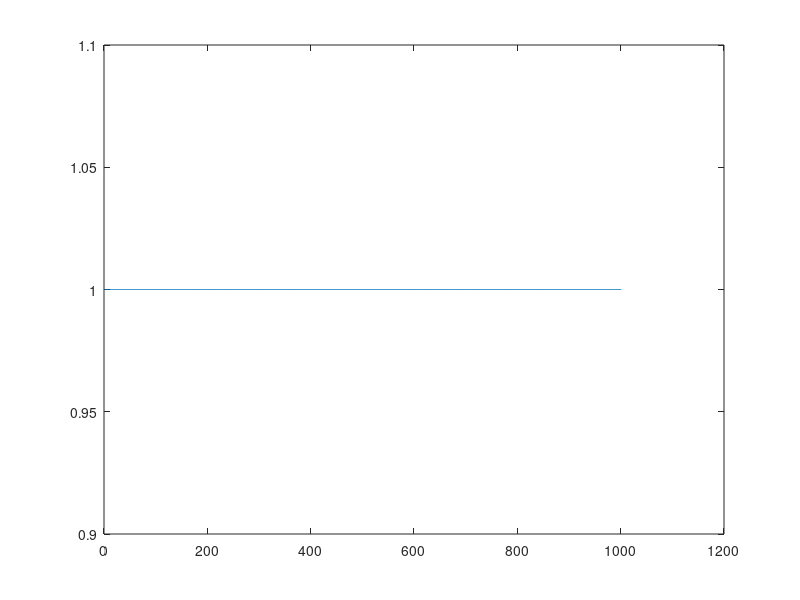

Here is the MATLAB script that generated this plot: (Note: this script raises an error after producing the figure.)
% Generates herding and sobol pseudosamples and independent random samples
% and saves samples_sobol, samples_herding, and samples_rand to file.
%
% This script should be run from the repository base directory and can be
% used to reproduce the Figure 3 experiment of icml.cc/2012/papers/683.pdf
% "On the Equivalence between Herding and Conditional Gradient Algorithms".
% The original code is due to Francis Bach et al.
clear all
seed=7;
randn('state',seed);
rand('state',seed);

% Set experiment parameters
% Derivative of function penalized in kernel
nu = 1;
% Number of summands appearing in distribution density
% d = 0 yields uniform distribution
d = 0;
% Number of candidate points from which herding selects pseudosamples
nsamp = 200;
% Number of samples / pseudosamples to draw
T=200;
% Number of times to repeat random sampling process
nrep = 50;

% kernel
switch nu
    case 1
        kernel = @(x,y) 1 * ( frac_dist(x,y).^2 - frac_dist(x,y) + 1/6 ) ;
        kernel_sf = @(n)  2 ./ ( 2*pi*n).^2 * 2;
    case 2
        kernel = @(x,y,n) -1 * ( frac_dist(x,y).^4 - 2*frac_dist(x,y).^3 + frac_dist(x,y).^2 -1/30 ) ;
        kernel_sf = @(n)  2 ./ ( 2*pi*n).^4 * 24;
    case 3

        kernel = @(x,y,n) 1 * (  frac_dist(x,y).^6 -3*frac_dist(x,y).^5 + 2.5*frac_dist(x,y).^4 -.5*frac_dist(x,y).^2+1/42   ) ;
        kernel_sf = @(n)  2 ./ ( 2*pi*n).^6 * 720;

    case 4
        kernel = @(x,y,n) -1  * (  frac_dist(x,y).^8 - 4* frac_dist(x,y).^7 + 14/3* frac_dist(x,y).^6 - 7/3* frac_dist(x,y).^4+2/3* frac_dist(x,y).^2 - 1/30)    ;
        kernel_sf = @(n)  2 ./ ( 2*pi*n).^8 * 40320;

    case 5
        kernel = @(x,y,n) - 1 * ( frac_dist(x,y).^16 -8*frac_dist(x,y).^15+20*frac_dist(x,y).^14-182/3*frac_dist(x,y).^12+572/3*frac_dist(x,y).^10-429*frac_dist(x,y).^8+1820/3*frac_dist(x,y).^6-1382/3*frac_dist(x,y).^4+140*frac_dist(x,y).^2-3617/510 );
        kernel_sf = @(n)  2 ./ ( 2*pi*n).^16 * factorial(16);

end
kernel_exp = @(x,d,alphasq,betasq) (   .5*(kernel_sf(1:2*d).*alphasq )*cos(2*pi*(1:2*d)'*x) +  .5*(kernel_sf(1:2*d).*betasq )*sin(2*pi*(1:2*d)'*x) )';
% distribution
alpha = randn(1,d);
beta = randn(1,d);
alphasq = zeros(1,2*d);
betasq = zeros(1,2*d);
cst = 0;
for i=1:d
    for j=1:d

        alphasq(i+j) = alphasq(i+j) + alpha(i)*alpha(j);
        if i~=j
            alphasq(abs(i-j)) = alphasq(abs(i-j)) + alpha(i)*alpha(j);
        else
            cst = cst + alpha(i)*alpha(j);
        end
        betasq(i+j) = betasq(i+j) + alpha(i)*beta(j);
        if i~=j
            betasq(abs(i-j)) = betasq(abs(i-j)) + sign(j-i)*alpha(i)*beta(j);
        end


        alphasq(i+j) = alphasq(i+j) - beta(i)*beta(j);
        if i~=j
            alphasq(abs(i-j)) = alphasq(abs(i-j)) + beta(i)*beta(j);
        else
            cst = cst + beta(i)*beta(j);
        end
        betasq(i+j) = betasq(i+j) + alpha(j)*beta(i);
        if i~=j
            betasq(abs(i-j)) = betasq(abs(i-j)) + sign(i-j)*alpha(j)*beta(i);
        end
    end
end
alphasq = alphasq/2;
betasq = betasq/2;
cst = cst/2;
alphasq = alphasq/cst;
betasq = betasq/cst;
cst=1;

plot(cst+(cos(2*pi*(1:2*d)'*(0:.001:1))'*alphasq' + sin(2*pi*(1:2*d)'*(0:.001:1))'*betasq'));

mutmu =  .25*sum( kernel_sf(1:2*d).*alphasq.^2 )  +  .25*sum( kernel_sf(1:2*d).*betasq.^2 );

switch 1
    case 1
        % importance weights (fast convergence)
        X = (0:nsamp-1)/nsamp;
        imp_weights = cst+(cos(2*pi*(1:2*d)'*X)'*alphasq' + sin(2*pi*(1:2*d)'*X)'*betasq');
        imp_weights = imp_weights / sum( imp_weights );


    case 2
        % sampling (sow convergence)
        krej = sum(abs(alphasq))+sum(abs(betasq))+cst;
        Y = rand(1,round(2*nsamp*krej));
        ind = rand(round(2*nsamp*krej),1) < ( cst+(cos(2*pi*(1:2*d)'*Y)'*alphasq' + sin(2*pi*(1:2*d)'*Y)'*betasq') ) / krej;
        X=Y(ind);
        X = X(1:nsamp);
        imp_weights = 1/nsamp * ones(nsamp,1);
        Xsamp = X;
end

K = zeros(length(X),length(X));
for i=1:length(X), K(:,i) = kernel(X,X(i)); end
[u,e] = eig( .5*(K+K'));
e = max(real(e),0);
ind = find( diag(e)>1e-16*sum(diag(e)));
PHI = u(:,ind) * sqrt(e(ind,ind));
PHI = PHI - repmat((PHI'*imp_weights)',size(PHI,1),1);


[a,b] = min( abs(X-0.5) );
starting_point = b;
% % % herding with line search
% % weights = 1;
% % indices = starting_point;
% % rhos = 1;
% % x = PHI(indices,:)'*weights;
% % values = .5 *  x'*x;
% % test_values = .5* ( mutmu + weights'*K(indices,indices)*weights - 2*kernel_exp(X(indices),d,alphasq,betasq)' * weights );
% % values_proj = values;
% % test_values_proj = test_values;
% % 
% % for t=1:T
% %     val = PHI * x;
% %     [a,b]  = min(val);
% %     x_new = PHI(b,:)';
% %     rho = (x'* x - x_new'* x) / ( ( x - x_new)' * (x-x_new) );
% %     % rho = 1/t;
% %     weights = [ weights * (1-rho); rho];
% %     indices = [ indices, b ];
% %     x = x + rho*(x_new-x);
% %     values = [ values, .5 * x'*x ];
% %     test_values = [test_values, .5* ( mutmu + weights'*K(indices,indices)*weights - 2*kernel_exp(X(indices),d,alphasq,betasq)' * weights ) ];
% %     % compute  true value with minormpoint
% %     [xproj,temp,indices_proj,weights_proj]   = minnormpoint(PHI(indices,:)',T*10,1e-16);
% %     values_proj = [ values_proj, .5 * xproj'*xproj ];
% %     test_values_proj = [test_values_proj, .5* ( mutmu + weights_proj'*K(indices(indices_proj),indices(indices_proj))*weights_proj - 2*kernel_exp(X(indices(indices_proj)),d,alphasq,betasq)' * weights_proj ) ];
% % 
% % end
% % 
% % test_values_ls = test_values;
% % values_ls = values;
% % test_values_proj_ls = test_values_proj;
% % values_proj_ls = values_proj;


% herding with no line search
weights = 1;
indices = starting_point;
rhos = 1;
x = PHI(indices,:)'*weights;
values = .5 *  x'*x;
test_values = .5* ( mutmu + weights'*K(indices,indices)*weights - 2*kernel_exp(X(indices),d,alphasq,betasq)' * weights );
values_proj = values;
test_values_proj = test_values;
for t=1:T
    val = PHI * x;
    [a,b]  = min(val);
    x_new = PHI(b,:)';
    % rho = (x'* x - x_new'* x) / ( ( x - x_new)' * (x-x_new) );
    rho = 1/t;
    weights = [ weights * (1-rho); rho];
    indices = [ indices, b ];
    x = x + rho*(x_new-x);
    values = [ values, .5 * x'*x ];
    test_values = [test_values, .5* ( mutmu + weights'*K(indices,indices)*weights - 2*kernel_exp(X(indices),d,alphasq,betasq)' * weights ) ];
    % compute  true value with minormpoint
    [xproj,temp,indices_proj,weights_proj]   = minnormpoint(PHI(indices,:)',T*10,1e-16);
    values_proj = [ values_proj, .5 * xproj'*xproj ];
    test_values_proj = [test_values_proj, .5* ( mutmu + weights_proj'*K(indices(indices_proj),indices(indices_proj))*weights_proj - 2*kernel_exp(X(indices(indices_proj)),d,alphasq,betasq)' * weights_proj ) ];

end
% Store herding samples
samples_herding = X(indices).';


values_nols = values;
test_values_nols = test_values;
test_values_proj_nols = test_values_proj;
values_proj_nols = values_proj;

% % % min-norm-point
% % [x,values_mnp,indices,weights,gaps,all_outputs]  = minnormpoint(PHI',T,1e-16, starting_point);
% % 
% % KK = PHI * PHI';
% % values_mnp_loc = [];
% % test_values_mnp_loc = [];
% % for i=1:length(all_outputs.indices)
% %     test_values_mnp_loc(i) =  .5* ( mutmu + all_outputs.weights{i}'*K(all_outputs.indices{i},all_outputs.indices{i})*all_outputs.weights{i} - 2*kernel_exp(X(all_outputs.indices{i}),d,alphasq,betasq)' * all_outputs.weights{i} ) ;
% %     values_mnp_loc(i) =  .5 * all_outputs.weights{i}'*KK(all_outputs.indices{i},all_outputs.indices{i})*all_outputs.weights{i};
% % end
% % % values_mnp_loc = [ values_mnp_loc, values_mnp_loc(end)*ones(1,length(values)-length(values_mnp_loc)) ];
% % % test_values_mnp_loc = [ test_values_mnp_loc, test_values_mnp_loc(end)*ones(1,length(values)-length(test_values_mnp_loc)) ];
% % 
% % values_mnp  = values_mnp_loc;
% % test_values_mnp  = test_values_mnp_loc;


%%%%%%%%%%%%%%%%%%%%%
% random sampling and best quadrature %
%%%%%%%%%%%%%%%%%%%%%
% Keep track of independent random samples
samples_independent = zeros(T+1,nrep);
for irep=1:nrep
    irep

    krej = sum(abs(alphasq))+sum(abs(betasq))+cst;
    Y = rand(1,round(2*(T+1)*krej));
    ind = rand(round(2*(T+1)*krej),1) < ( cst+(cos(2*pi*(1:2*d)'*Y)'*alphasq' + sin(2*pi*(1:2*d)'*Y)'*betasq') ) / krej;
    Xsamp = Y(ind);
    Xsamp = Xsamp(1:T+1);
    % Store random samples
    samples_independent(:,irep) = Xsamp;

    Ksamp = zeros(length(Xsamp),length(Xsamp));
    for i=1:length(Xsamp), Ksamp(:,i) = kernel(Xsamp,Xsamp(i)); end

    for i=1:T+1
        test_values_random_sampling(irep,i) = .5* ( mutmu + 1/i/i*sum(sum(Ksamp(1:i,1:i))) - 2/i*sum(kernel_exp(Xsamp(1:i),d,alphasq,betasq)) );

        q = kernel_exp(Xsamp(1:i),d,alphasq,betasq);
        Q = Ksamp(1:i,1:i) + mutmu -  q * ones(1,i) - ones(i,1) * q';
        [u,e] = eig( .5*(Q+Q'));
        e = max(real(e),0);
        ind = find( diag(e)>1e-16*sum(diag(e)));
        PHI = u(:,ind) * sqrt(e(ind,ind));
        [x,temp,indices,weights,gaps,all_outputs]  = minnormpoint(PHI',T*10,1e-16);

        test_values_random_sampling_proj(irep,i) = .5* ( mutmu + weights'*Ksamp(indices,indices)*weights - 2*kernel_exp(Xsamp(indices),d,alphasq,betasq)'* weights);

    end
end



%%%%%%%%%%%%%%%%%%%%%
% sobol sampling and best quadrature %
%%%%%%%%%%%%%%%%%%%%%
p = sobolset(1,'Skip',0,'Leap',1)
Xsamp = 2*p(1:T+1)';
coscdf =@(x,d,alphasq,betasq,cst) cst*x'+sin(2*pi*(1:2*d)'*x)'*(alphasq./(1:2*d)/2/pi)' + (-cos(2*pi*(1:2*d)'*x) +1)'*(betasq./(1:2*d)/2/pi)';
AA = 0:.001:1;
CC=coscdf(AA,d,alphasq,betasq,cst);
newsamp = zeros(1,T+1);
for i=1:T+1
    p = Xsamp(i);
    j=min(find(CC>p))-1;
    % between j and j+1
    j1 = AA(j);
    j2 = AA(j+1);
    for k=1:40
        p3 = coscdf((j1+j2)/2,d,alphasq,betasq,cst);
        if p3>p
            j2 = (j1+j2)/2;
        else
            j1 = (j1+j2)/2;
        end
    end
    newsamp(i) = (j1+j2)/2;
end
% Store sobol samples
samples_sobol = newsamp.';
Xsamp = newsamp;
Ksamp = zeros(length(Xsamp),length(Xsamp));
for i=1:length(Xsamp), Ksamp(:,i) = kernel(Xsamp,Xsamp(i)); end

for i=1:T+1
    imp_weights = ones(i,1)/i;

    test_values_sobol(i) = .5* ( mutmu + imp_weights'*Ksamp(1:i,1:i)*imp_weights - 2*kernel_exp(Xsamp(1:i),d,alphasq,betasq)'*imp_weights );

    q = kernel_exp(Xsamp(1:i),d,alphasq,betasq);
    Q = Ksamp(1:i,1:i) + mutmu -  q * ones(1,i) - ones(i,1) * q';
    [u,e] = eig( .5*(Q+Q'));
    e = max(real(e),0);
    ind = find( diag(e)>1e-16*sum(diag(e)));
    PHI = u(:,ind) * sqrt(e(ind,ind));
    [x,temp,indices,weights,gaps,all_outputs]  = minnormpoint(PHI',T*10,1e-16);

    test_values_sobol_proj(i) = .5* ( mutmu + weights'*Ksamp(indices,indices)*weights - 2*kernel_exp(Xsamp(indices),d,alphasq,betasq)'* weights);

end

plot(1:2:T+1,.5*log10( test_values_nols(1:2:end)),'b','linewidth',2); hold on;
% % plot(1:2:T+1,.5*log10(test_values_ls(1:2:end)),'r','linewidth',2);
% % plot(1:2:T+1,.5*log10(  test_values_proj_nols(1:2:end)),'b--','linewidth',2);
% % plot(1:2:T+1,.5*log10(  test_values_proj_ls(1:2:end)),'r--','linewidth',2);
% % plot(1:2:length(test_values_mnp),.5*log10(  test_values_mnp(1:2:end)+1e-16*test_values_mnp(1)),'k','linewidth',2);
plot(1:2:T+1,.5*log10(  mean(test_values_random_sampling(:,1:2:end),1)),'g','linewidth',2)
% % plot(1:2:T+1,.5*log10(  mean(test_values_random_sampling_proj(:,1:2:end),1)),'g--','linewidth',2)
plot(1:2:T+1,.5*log10(test_values_sobol(1:2:end)),'m','linewidth',2);
% % plot(1:2:T+1,.5*log10(  test_values_sobol_proj(1:2:end)),'m--','linewidth',2);
% plot(.5*log10( values_nols),'b:','linewidth',2); hold on; plot(.5*log10(values_ls),'r:','linewidth',2);
% plot(.5*log10(  values_mnp+1e-16*values_mnp(1)),'k:','linewidth',2);
% plot(.5*log10(   values_proj_nols),'c:','linewidth',2);
% plot(.5*log10(  values_proj_ls),'m:','linewidth',2);
hold off
set(gca,'fontsize',16)
% % legend('cg-1/(t+1)','cg-l.search','cg-1/(t+1)-proj','cg-l.search-proj','min-norm-point','random','random-proj','sobol','sobol-proj','Location','NorthEastOutside');
legend('cg-1/(t+1)','random','sobol','Location','NorthEastOutside');
axis([ 0 T -8 0])
ylabel('log_{10}(RMSE)')
xlabel('number of samples')

%% Save samples to file
resultsdir = 'results'; mkdir(resultsdir);
experdir = fullfile(resultsdir,'pseudosample'); mkdir(experdir);
savefile = fullfile(experdir,'samples.mat');
save(savefile, 'samples_herding', 'samples_independent', 'samples_sobol', 'seed', 'alpha', 'beta', 'd');
